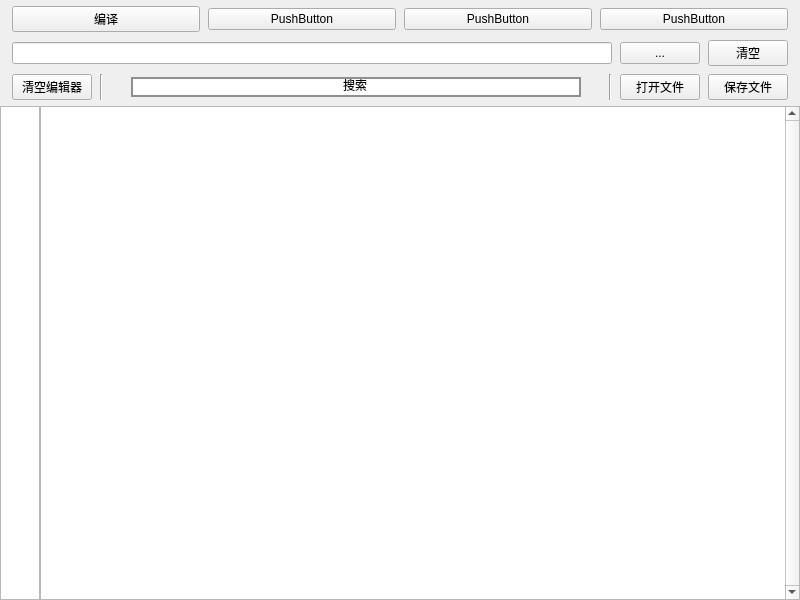
<?xml version="1.0" encoding="UTF-8"?>
<ui version="4.0">
 <class>MainWidget</class>
 <widget class="QWidget" name="MainWidget">
  <property name="geometry">
   <rect>
    <x>0</x>
    <y>0</y>
    <width>800</width>
    <height>600</height>
   </rect>
  </property>
  <property name="windowTitle">
   <string>Form</string>
  </property>
  <layout class="QVBoxLayout" name="layout_widget">
   <property name="spacing">
    <number>0</number>
   </property>
   <property name="leftMargin">
    <number>0</number>
   </property>
   <property name="topMargin">
    <number>0</number>
   </property>
   <property name="rightMargin">
    <number>0</number>
   </property>
   <property name="bottomMargin">
    <number>0</number>
   </property>
   <item>
    <layout class="QVBoxLayout" name="layout_top">
     <property name="spacing">
      <number>8</number>
     </property>
     <property name="leftMargin">
      <number>12</number>
     </property>
     <property name="topMargin">
      <number>6</number>
     </property>
     <property name="rightMargin">
      <number>12</number>
     </property>
     <property name="bottomMargin">
      <number>6</number>
     </property>
     <item>
      <layout class="QHBoxLayout" name="layout_top_1">
       <item>
        <widget class="QPushButton" name="btn_compile">
         <property name="text">
          <string>编译</string>
         </property>
        </widget>
       </item>
       <item>
        <widget class="QPushButton" name="pushButton_1">
         <property name="text">
          <string>PushButton</string>
         </property>
        </widget>
       </item>
       <item>
        <widget class="QPushButton" name="pushButton_3">
         <property name="text">
          <string>PushButton</string>
         </property>
        </widget>
       </item>
       <item>
        <widget class="QPushButton" name="pushButton_2">
         <property name="text">
          <string>PushButton</string>
         </property>
        </widget>
       </item>
      </layout>
     </item>
     <item>
      <layout class="QHBoxLayout" name="layout_top_2">
       <item>
        <widget class="QLineEdit" name="edit_path">
         <property name="autoFillBackground">
          <bool>false</bool>
         </property>
         <property name="styleSheet">
          <string notr="true"/>
         </property>
         <property name="frame">
          <bool>true</bool>
         </property>
         <property name="readOnly">
          <bool>true</bool>
         </property>
        </widget>
       </item>
       <item>
        <widget class="QPushButton" name="btn_choose_path">
         <property name="sizePolicy">
          <sizepolicy hsizetype="Fixed" vsizetype="Fixed">
           <horstretch>0</horstretch>
           <verstretch>0</verstretch>
          </sizepolicy>
         </property>
         <property name="text">
          <string>...</string>
         </property>
        </widget>
       </item>
       <item>
        <widget class="QPushButton" name="btn_clear_path">
         <property name="sizePolicy">
          <sizepolicy hsizetype="Fixed" vsizetype="Fixed">
           <horstretch>0</horstretch>
           <verstretch>0</verstretch>
          </sizepolicy>
         </property>
         <property name="text">
          <string>清空</string>
         </property>
        </widget>
       </item>
      </layout>
     </item>
     <item>
      <layout class="QHBoxLayout" name="layout_top_3">
       <item>
        <widget class="QPushButton" name="btn_clear_file">
         <property name="sizePolicy">
          <sizepolicy hsizetype="Fixed" vsizetype="Fixed">
           <horstretch>0</horstretch>
           <verstretch>0</verstretch>
          </sizepolicy>
         </property>
         <property name="text">
          <string>清空编辑器</string>
         </property>
        </widget>
       </item>
       <item>
        <widget class="Line" name="line_top_3_left">
         <property name="orientation">
          <enum>Qt::Vertical</enum>
         </property>
        </widget>
       </item>
       <item>
        <spacer name="spacer_top_3_left">
         <property name="orientation">
          <enum>Qt::Horizontal</enum>
         </property>
         <property name="sizeType">
          <enum>QSizePolicy::Fixed</enum>
         </property>
         <property name="sizeHint" stdset="0">
          <size>
           <width>20</width>
           <height>0</height>
          </size>
         </property>
        </spacer>
       </item>
       <item>
        <widget class="QLineEdit" name="edit_search">
         <property name="styleSheet">
          <string notr="true">QLineEdit {
	border: 2px solid #8f8f91;
	border-radius: 16px;
	padding: 0 8px;
}</string>
         </property>
         <property name="text">
          <string>搜索</string>
         </property>
         <property name="alignment">
          <set>Qt::AlignCenter</set>
         </property>
        </widget>
       </item>
       <item>
        <spacer name="spacer_top3_right">
         <property name="orientation">
          <enum>Qt::Horizontal</enum>
         </property>
         <property name="sizeType">
          <enum>QSizePolicy::Fixed</enum>
         </property>
         <property name="sizeHint" stdset="0">
          <size>
           <width>20</width>
           <height>0</height>
          </size>
         </property>
        </spacer>
       </item>
       <item>
        <widget class="Line" name="line_top_3_right">
         <property name="orientation">
          <enum>Qt::Vertical</enum>
         </property>
        </widget>
       </item>
       <item>
        <widget class="QPushButton" name="btn_open_file">
         <property name="sizePolicy">
          <sizepolicy hsizetype="Fixed" vsizetype="Fixed">
           <horstretch>0</horstretch>
           <verstretch>0</verstretch>
          </sizepolicy>
         </property>
         <property name="text">
          <string>打开文件</string>
         </property>
        </widget>
       </item>
       <item>
        <widget class="QPushButton" name="btn_save_file">
         <property name="sizePolicy">
          <sizepolicy hsizetype="Fixed" vsizetype="Fixed">
           <horstretch>0</horstretch>
           <verstretch>0</verstretch>
          </sizepolicy>
         </property>
         <property name="text">
          <string>保存文件</string>
         </property>
        </widget>
       </item>
      </layout>
     </item>
    </layout>
   </item>
   <item>
    <layout class="QVBoxLayout" name="layout_bottom">
     <property name="spacing">
      <number>0</number>
     </property>
     <item>
      <layout class="QHBoxLayout" name="layout_code">
       <property name="spacing">
        <number>0</number>
       </property>
       <item>
        <widget class="QPlainTextEdit" name="edit_line">
         <property name="maximumSize">
          <size>
           <width>40</width>
           <height>16777215</height>
          </size>
         </property>
         <property name="verticalScrollBarPolicy">
          <enum>Qt::ScrollBarAlwaysOff</enum>
         </property>
         <property name="horizontalScrollBarPolicy">
          <enum>Qt::ScrollBarAlwaysOff</enum>
         </property>
         <property name="undoRedoEnabled">
          <bool>false</bool>
         </property>
         <property name="readOnly">
          <bool>true</bool>
         </property>
         <property name="textInteractionFlags">
          <set>Qt::NoTextInteraction</set>
         </property>
        </widget>
       </item>
       <item>
        <widget class="QPlainTextEdit" name="edit_code">
         <property name="verticalScrollBarPolicy">
          <enum>Qt::ScrollBarAlwaysOn</enum>
         </property>
         <property name="lineWrapMode">
          <enum>QPlainTextEdit::NoWrap</enum>
         </property>
         <property name="cursorWidth">
          <number>2</number>
         </property>
        </widget>
       </item>
      </layout>
     </item>
    </layout>
   </item>
  </layout>
 </widget>
 <resources/>
 <connections/>
</ui>
